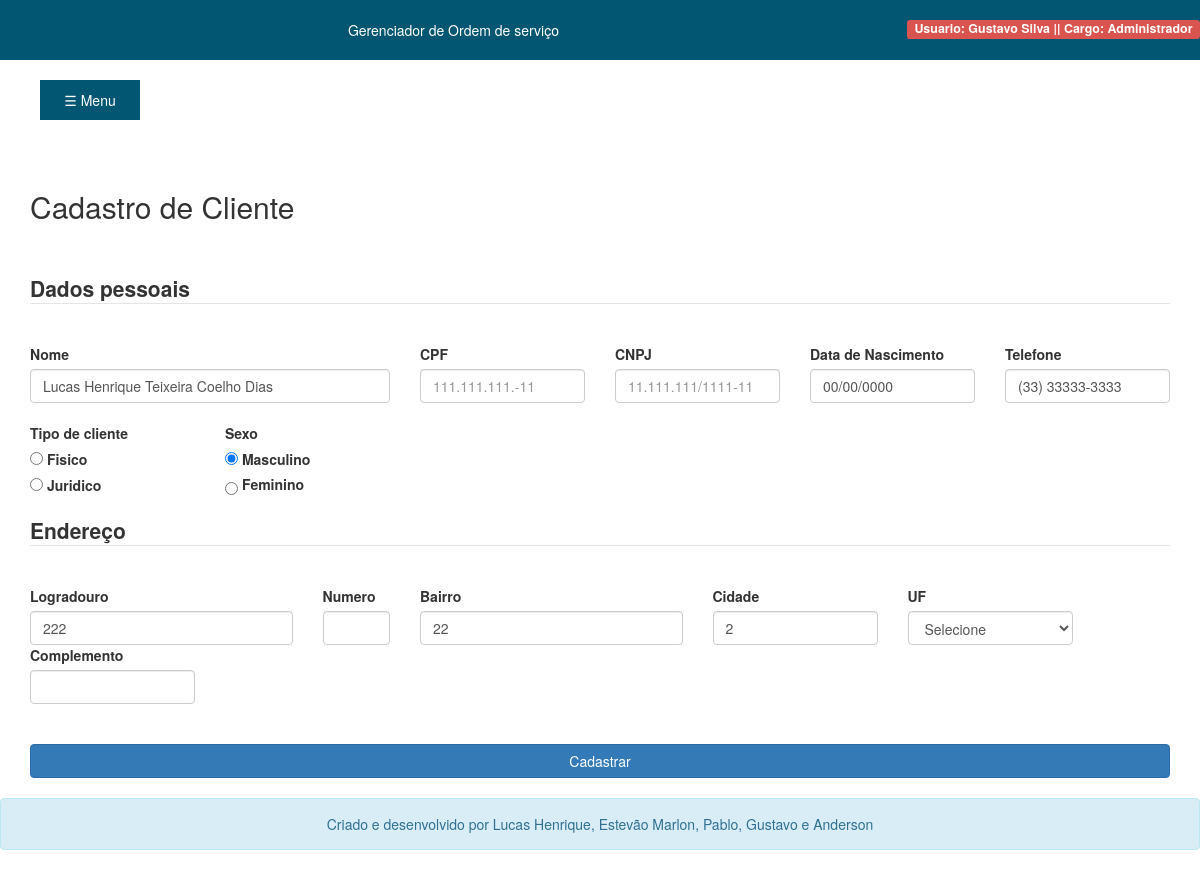
The app's page /views/frmalterardadoscliente.php?id=38 (signed in) with its own data.
### tables this page shows
CREATE TABLE `clientes` (
  `NumeroConta` int(10) UNSIGNED NOT NULL,
  `idEndereco` int(10) UNSIGNED NOT NULL,
  `NomeCliente` varchar(255) DEFAULT NULL,
  `CPF_CNPJ` varchar(25) DEFAULT NULL,
  `SexoCliente` varchar(1) DEFAULT NULL,
  `DTNCliente` date DEFAULT NULL,
  `TelefoneCliente` varchar(20) DEFAULT NULL,
  `StatusCliente` varchar(15) DEFAULT NULL
);

CREATE TABLE `enderecos` (
  `idEndereco` int(10) UNSIGNED NOT NULL,
  `NumeroCasa` int(10) UNSIGNED DEFAULT NULL,
  `Complemento` varchar(10) DEFAULT NULL,
  `Logradouro` varchar(255) DEFAULT NULL,
  `Bairro` varchar(255) DEFAULT NULL,
  `Cidade` varchar(255) DEFAULT NULL,
  `UF` varchar(2) DEFAULT NULL
);

### controle/ctrlListarCliente.php (called while the page is built, shortened)
<?php
include_once '../classes/Cliente.php';
include_once '../classes/Auxiliar.php';
$Cliente = new Cliente();
$Auxiliar = new Auxiliar();
$DadosCliente = $Cliente->ListarCliente($_GET['id'])[0];
$Nome = $DadosCliente->NomeCliente;
$Telefone = $DadosCliente->TelefoneCliente;
$Sexo = $DadosCliente->SexoCliente;
$DTN_BR = $Auxiliar->DataBR($DadosCliente->DTNCliente);
$Logradouro = $DadosCliente->Logradouro;
$Numero = $DadosCliente->NumeroCasa;
$Bairro = $DadosCliente->Bairro;
$Cidade = $DadosCliente->Cidade;
$Complemento = $DadosCliente->Complemento;

### classes/Conexao.php (called while the page is built)
<?php
class Conexao
{
    public static $connect;
    public static function abrirConexao()
    {
        if(!isset(self::$connect))
        {
            self::$connect = new PDO ('mysql:host=localhost;dbname=os_3', 'root', '', array(PDO::MYSQL_ATTR_INIT_COMMAND => "SET NAMES utf8"));
            self::$connect->setAttribute(PDO::ATTR_ERRMODE, PDO::ERRMODE_EXCEPTION);
        }
    return self::$connect;
    }
}

### classes/Cliente.php (called while the page is built, shortened)
<?php
include_once 'Conexao.php';
class Cliente extends Conexao
{
    public function ListarCliente($ID)
    {
        try
        {
            $SQL = "SELECT * FROM clientes JOIN enderecos ON enderecos.idEndereco = clientes.idEndereco WHERE NumeroConta = :ID ;";
            $p_sql = Conexao::abrirConexao()->prepare($SQL);
            $p_sql->bindValue(":ID", $ID);
            $p_sql->execute();
            return $p_sql->fetchall(PDO::FETCH_OBJ);
        }catch (Exception $e)
        {
                print "ERRO" . $e;
        }
    }
}

### classes/Auxiliar.php (called while the page is built, shortened)
<?php
class Auxiliar {
	public function DataBR($Data)
	{
		$Dados = explode('-', $Data);
		return $DataBR = $Dados[2] . '/' . $Dados[1] . '/' . $Dados[0];
	}
}

### views/frmAlterarDadosCliente.php (the view, shortened to what this page needs)
<?php
require_once '../layout/cabecalho.php';
require_once '../controle/ctrllistarcliente.php';
?>
<div class='container'>
	<form method="POST" action='../controle/ctrlalterardadoscliente.php' >
		<h2>Cadastro de Cliente</h2>
		<br><br>
		<legend><strong>Dados pessoais</strong></legend>
		<br>
		<div class='row'>
			<div class="col-xs-4">
				<label>Nome</label>
				<input class='form-control' name='nome' value="<?php echo $Nome ?>"maxlenght="255" required='required' placeholder='Nome completo do cliente' type='text' />
			</div>
			<div class="col-xs-2">
				<label>CPF</label>
				<input id='cpf' name='cpf' placeholder='111.111.111.-11' value="<?php echo $CPF_CNPJ ?>"   class='form-control' type='text' />
			</div>
			<div class="col-xs-2">
				<label>CNPJ</label>
				<input id='cnpj' placeholder='11.111.111/1111-11'  name='cnpj' class='form-control' type='text' />
			</div>
			<div class="col-xs-2">
				<label>Data de Nascimento</label>
				<input id='date' name='dtn' value="<?php echo $DTN_BR ?>" placeholder='dd/mm/aaa' required='required'  class='form-control'/>
			</div>
			<div  class="col-xs-2">
				<label>Telefone</label>
				<input type="text" name="telefone" value="<?php echo $Telefone ?>" required='required'  class='form-control' id='tel' />
			</div>
		</div>
		<div class="row">
			<div class="col-xs-2">
			<br>
				<label>Tipo de cliente</label>
				<br>
				<input type="radio" name='tipo' required='required'  name="tipo" value="fisico" /> <label> Fisico</label><br>
				<input type="radio" required='required'  name="tipo" value="juritico" /> <label> Juridico</label>
			</div>
			<br>
			<div class="col-xs-2">
				<div class='form-group'>
					<label>Sexo</label><br> <label>
					<input type='radio' required='required' <?php echo $Sexo == 'm' ? 'checked="checked"' : '' ?> name='sexo' value='m' /> Masculino</label><br> <label>
					<input type='radio'	name='sexo' required='required' <?php echo $Sexo == 'f' ? 'checked="checked"' : '' ?>value='m' class='radio-inline' /> Feminino</label>
				</div>
			</div>
		</div>
			<fieldset class=''>
			<br>
			<legend><strong>Endereço</strong></legend>
			<div class='row'>
			<div class="col-xs-3">
				<label>Logradouro</label>
				<input type='text' maxlength="255" value="<?php echo $Logradouro ?>" name='logradouro' required='required' class='form-control'>
			</div>
			<div class="col-xs-1">
				<label>Numero</label>
				<input type='text' maxlength="255" value="<?php echo $Numero ?>" name='numero' required='required'  class='form-control'>
			</div>
			<div class="col-xs-3">
				<label>Bairro</label>
				<input type='text' maxlength="255" name='bairro' value="<?php echo $Bairro ?>" required='required'  class='form-control'>
			</div>
			<div class="col-xs-2">
				<label>Cidade</label>
				<input type='text' maxlength="255" name="cidade" value="<?php echo $Cidade ?>" required='required' class='form-control'>
			</div>
				<div class="col-xs-2">
					<label>UF</label>
					<select name='uf' class='form-control'>
						<option>Selecione</option>
					</select>
				</div>
			<div class="col-xs-2">
				<label>Complemento</label>
				<input type="text" value="<?php echo $Complemento ?>" name='complemento' class='form-control' maxlength="10" />
			</div>
			</div>
			</fieldset>
			<br><br>
		<button class='btn btn-primary btn-block'>Cadastrar</button>
	</form>
</div>
<span><center class='alert alert-info'>Criado e desenvolvido por Lucas Henrique, Estevão Marlon, Pablo, Gustavo e Anderson</center></span>

### layout/dados_menu/css/demo.css (style rules this page uses)
html, body { -webkit-tap-highlight-color: transparent; overflow-x: hidden; }

### records on screen
clientes: nome "Lucas Henrique Teixeira Coelho Dias", dtn "00/00/0000", telefone "(33) 33333-3333", SexoCliente "☑ Masculino", SexoCliente "☐ Feminino", logradouro "222", bairro "22", cidade "2"

### other values on screen
$_SESSION['nome'] "Gustavo Silva"
$_SESSION['cargo'] "Administrador"
